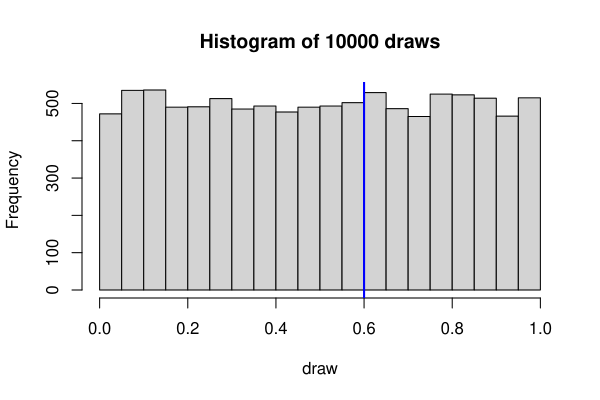

Reproduce this figure in R.
draw <- runif(10000, 0, 1)

hist(draw, main="Histogram of 10000 draws") 

abline(v=.6,col="blue",lwd=2)
